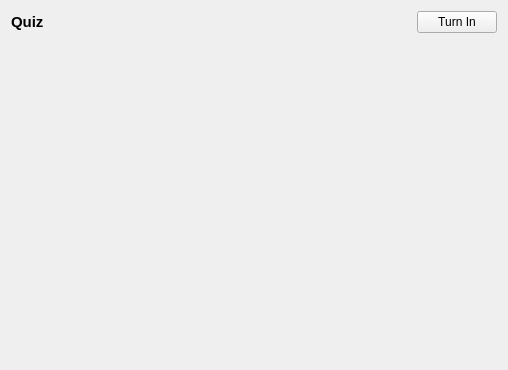
<?xml version="1.0" encoding="UTF-8"?>
<ui version="4.0">
 <class>TakeQuiz</class>
 <widget class="QWidget" name="TakeQuiz">
  <property name="geometry">
   <rect>
    <x>0</x>
    <y>0</y>
    <width>400</width>
    <height>300</height>
   </rect>
  </property>
  <property name="sizePolicy">
   <sizepolicy hsizetype="MinimumExpanding" vsizetype="Preferred">
    <horstretch>0</horstretch>
    <verstretch>0</verstretch>
   </sizepolicy>
  </property>
  <property name="windowTitle">
   <string>Form</string>
  </property>
  <property name="autoFillBackground">
   <bool>true</bool>
  </property>
  <property name="styleSheet">
   <string notr="true"/>
  </property>
  <layout class="QGridLayout" name="gridLayout_2">
   <property name="sizeConstraint">
    <enum>QLayout::SetMinAndMaxSize</enum>
   </property>
   <item row="1" column="0">
    <layout class="QHBoxLayout" name="horizontalLayout">
     <property name="sizeConstraint">
      <enum>QLayout::SetDefaultConstraint</enum>
     </property>
     <item>
      <widget class="QFrame" name="indexFrame">
       <property name="sizePolicy">
        <sizepolicy hsizetype="Maximum" vsizetype="Preferred">
         <horstretch>0</horstretch>
         <verstretch>0</verstretch>
        </sizepolicy>
       </property>
       <property name="frameShape">
        <enum>QFrame::NoFrame</enum>
       </property>
       <property name="frameShadow">
        <enum>QFrame::Raised</enum>
       </property>
       <layout class="QVBoxLayout" name="verticalLayout_2">
        <property name="sizeConstraint">
         <enum>QLayout::SetDefaultConstraint</enum>
        </property>
        <property name="leftMargin">
         <number>0</number>
        </property>
        <property name="topMargin">
         <number>0</number>
        </property>
        <property name="rightMargin">
         <number>0</number>
        </property>
        <property name="bottomMargin">
         <number>0</number>
        </property>
       </layout>
      </widget>
     </item>
     <item>
      <widget class="QFrame" name="quizFrame">
       <property name="sizePolicy">
        <sizepolicy hsizetype="MinimumExpanding" vsizetype="Expanding">
         <horstretch>1</horstretch>
         <verstretch>0</verstretch>
        </sizepolicy>
       </property>
       <layout class="QGridLayout" name="quizFrameLayout">
        <property name="sizeConstraint">
         <enum>QLayout::SetDefaultConstraint</enum>
        </property>
        <property name="leftMargin">
         <number>0</number>
        </property>
        <property name="topMargin">
         <number>0</number>
        </property>
        <property name="rightMargin">
         <number>0</number>
        </property>
        <property name="bottomMargin">
         <number>0</number>
        </property>
        <item row="0" column="0">
         <widget class="QScrollArea" name="scrollArea">
          <property name="sizePolicy">
           <sizepolicy hsizetype="Preferred" vsizetype="Preferred">
            <horstretch>1</horstretch>
            <verstretch>0</verstretch>
           </sizepolicy>
          </property>
          <property name="minimumSize">
           <size>
            <width>480</width>
            <height>320</height>
           </size>
          </property>
          <property name="frameShape">
           <enum>QFrame::NoFrame</enum>
          </property>
          <property name="widgetResizable">
           <bool>true</bool>
          </property>
          <widget class="QWidget" name="quizQuestions">
           <property name="sizePolicy">
            <sizepolicy hsizetype="Preferred" vsizetype="Preferred">
             <horstretch>1</horstretch>
             <verstretch>0</verstretch>
            </sizepolicy>
           </property>
           <layout class="QVBoxLayout" name="verticalLayout_4">
            <property name="sizeConstraint">
             <enum>QLayout::SetMinAndMaxSize</enum>
            </property>
            <property name="leftMargin">
             <number>0</number>
            </property>
            <property name="topMargin">
             <number>0</number>
            </property>
            <property name="bottomMargin">
             <number>0</number>
            </property>
           </layout>
          </widget>
         </widget>
        </item>
       </layout>
      </widget>
     </item>
    </layout>
   </item>
   <item row="0" column="0">
    <layout class="QHBoxLayout" name="titleLayout">
     <item>
      <widget class="QLabel" name="quizTitleLabel">
       <property name="sizePolicy">
        <sizepolicy hsizetype="Preferred" vsizetype="Maximum">
         <horstretch>0</horstretch>
         <verstretch>0</verstretch>
        </sizepolicy>
       </property>
       <property name="font">
        <font>
         <family>Cantarell</family>
         <pointsize>11</pointsize>
         <weight>75</weight>
         <bold>true</bold>
        </font>
       </property>
       <property name="frameShape">
        <enum>QFrame::NoFrame</enum>
       </property>
       <property name="frameShadow">
        <enum>QFrame::Sunken</enum>
       </property>
       <property name="lineWidth">
        <number>1</number>
       </property>
       <property name="text">
        <string>Quiz</string>
       </property>
       <property name="scaledContents">
        <bool>false</bool>
       </property>
       <property name="alignment">
        <set>Qt::AlignLeading|Qt::AlignLeft|Qt::AlignTop</set>
       </property>
       <property name="wordWrap">
        <bool>false</bool>
       </property>
      </widget>
     </item>
     <item>
      <spacer name="horizontalSpacer">
       <property name="orientation">
        <enum>Qt::Horizontal</enum>
       </property>
       <property name="sizeHint" stdset="0">
        <size>
         <width>40</width>
         <height>20</height>
        </size>
       </property>
      </spacer>
     </item>
     <item>
      <widget class="QPushButton" name="submitButton">
       <property name="sizePolicy">
        <sizepolicy hsizetype="Maximum" vsizetype="Fixed">
         <horstretch>0</horstretch>
         <verstretch>0</verstretch>
        </sizepolicy>
       </property>
       <property name="text">
        <string>Turn In</string>
       </property>
       <property name="checkable">
        <bool>false</bool>
       </property>
       <property name="autoDefault">
        <bool>false</bool>
       </property>
       <property name="default">
        <bool>false</bool>
       </property>
      </widget>
     </item>
    </layout>
   </item>
  </layout>
 </widget>
 <resources/>
 <connections/>
</ui>
